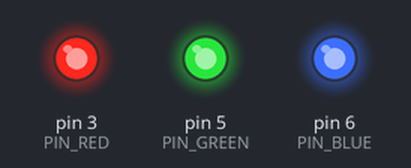
Bench run of a sketch on a simulated Arduino Uno, built with avr-gcc and run on an emulated ATmega328P. On the bench: output pins drawn as LEDs (lit = HIGH).

Above: at 0.1 s.
At 2.7 s:
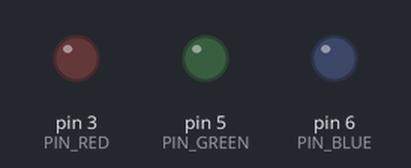
Timing chart, 0 to 3.0 s (numbered marks = the images above):
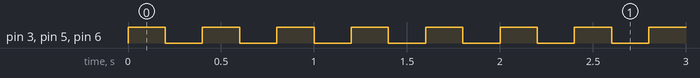

Measured:
- by itself, pin 3 (PIN_RED), pin 5 (PIN_GREEN), pin 6 (PIN_BLUE): alternates HIGH for 0.20 s and LOW for 0.20 s

The sketch:

template.ino
```cpp
#include <Servo.h>

int START_DELAY  = 200;
int ACAO_DELAY  = 1000;

int MOVER_DELAY = 100;
double GIRAR_DELAY = 8.5;

int DIRECAO_PARAFRENTE =  100;
int DIRECAO_PARATRAS   = -100;

int PIN_RODA1 = 9;
int PIN_RODA2 = 10;

int PIN_RED   = 3;
int PIN_GREEN = 5;
int PIN_BLUE  = 6;

Servo motor1;
Servo motor2;

int caneta;
int red    = 255;
int green  = 255;
int blue   = 255;

boolean executar = true;

void setup() {
  usarCaneta(true);
}

void loop() {

  for(int i = 0; i < 10; i++) {
    delay(START_DELAY);
    usarCaneta(false);
    delay(START_DELAY);
    usarCaneta(true);
  }

  if(executar) {
    //@ACAO@
    desativar();
  }
}

void ligarMotores() {
  motor1.attach(PIN_RODA1);
  motor2.attach(PIN_RODA2);
}

void desligarMotores() {
  motor2.detach();
  motor1.detach();
}

void mover(int direcao, int tempo) {
  ligarMotores();
  motor1.write(direcao);
  motor2.write(direcao * 0.93);
  delay(MOVER_DELAY * tempo);
  desligarMotores();
  delay(ACAO_DELAY);
}

void girar(int direcao1, int direcao2, int tempo) {
  ligarMotores();
  motor1.write(direcao1);
  motor2.write(direcao2 * 0.93);
  delay(GIRAR_DELAY * tempo);
  desligarMotores();
  delay(ACAO_DELAY);
}

void desativar() {
  executar = false;
  desligarMotores();
  corCaneta(255,255,255);
}

void paraFrente(int valor) {
  mover(DIRECAO_PARAFRENTE, valor);
}

void paraTras(int valor) {
  mover(DIRECAO_PARATRAS, valor);
}

void girarEsquerda(int valor) {
  girar(DIRECAO_PARATRAS, DIRECAO_PARAFRENTE, valor);
}

void girarDireita(int valor) {
  girar(DIRECAO_PARAFRENTE, DIRECAO_PARATRAS, valor);
}

void setCores(int r, int g, int b) {
  analogWrite(PIN_RED,   r);
  analogWrite(PIN_GREEN, g);
  analogWrite(PIN_BLUE,  b);
}

void usarCaneta(boolean valor) {
  caneta = valor;

  if(caneta) {
    setCores(red, green, blue);
  } else {
    setCores(0, 0, 0);
  }
}

void corCaneta(int r, int g, int b) {
  red   = r;
  green = g;
  blue  = b;

  if(caneta) {
    setCores(red, green, blue);
  }

}
```
